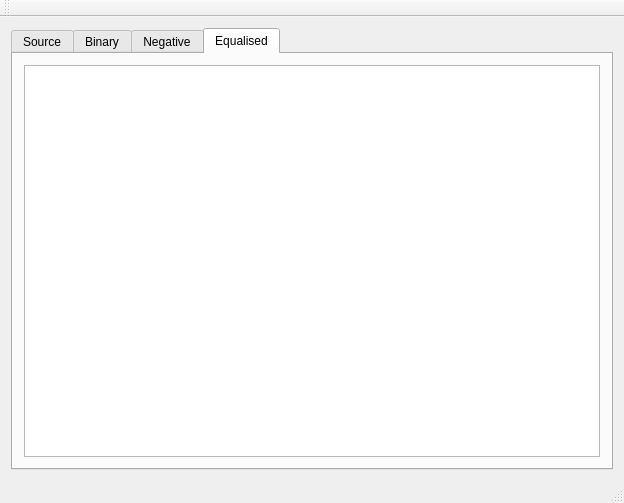
<?xml version="1.0" encoding="UTF-8"?>
<ui version="4.0">
 <class>MainWindow</class>
 <widget class="QMainWindow" name="MainWindow">
  <property name="geometry">
   <rect>
    <x>0</x>
    <y>0</y>
    <width>624</width>
    <height>503</height>
   </rect>
  </property>
  <property name="windowTitle">
   <string>MainWindow</string>
  </property>
  <widget class="QWidget" name="centralWidget">
   <layout class="QHBoxLayout" name="horizontalLayout">
    <item>
     <widget class="QTabWidget" name="tabWidget">
      <property name="currentIndex">
       <number>3</number>
      </property>
      <widget class="QWidget" name="tab">
       <attribute name="title">
        <string>Source</string>
       </attribute>
       <layout class="QHBoxLayout" name="horizontalLayout_2">
        <item>
         <widget class="QGraphicsView" name="sourceImage"/>
        </item>
       </layout>
      </widget>
      <widget class="QWidget" name="tab_2">
       <attribute name="title">
        <string>Binary</string>
       </attribute>
       <layout class="QHBoxLayout" name="horizontalLayout_3">
        <item>
         <widget class="QGraphicsView" name="binaryImage"/>
        </item>
       </layout>
      </widget>
      <widget class="QWidget" name="tab_3">
       <attribute name="title">
        <string>Negative</string>
       </attribute>
       <layout class="QHBoxLayout" name="horizontalLayout_4">
        <item>
         <widget class="QGraphicsView" name="negativeImage"/>
        </item>
       </layout>
      </widget>
      <widget class="QWidget" name="tab_4">
       <attribute name="title">
        <string>Equalised</string>
       </attribute>
       <layout class="QHBoxLayout" name="horizontalLayout_5">
        <item>
         <widget class="QGraphicsView" name="equalisedImage"/>
        </item>
       </layout>
      </widget>
     </widget>
    </item>
   </layout>
  </widget>
  <widget class="QMenuBar" name="menuBar">
   <property name="geometry">
    <rect>
     <x>0</x>
     <y>0</y>
     <width>624</width>
     <height>19</height>
    </rect>
   </property>
  </widget>
  <widget class="QToolBar" name="mainToolBar">
   <attribute name="toolBarArea">
    <enum>TopToolBarArea</enum>
   </attribute>
   <attribute name="toolBarBreak">
    <bool>false</bool>
   </attribute>
  </widget>
  <widget class="QStatusBar" name="statusBar"/>
 </widget>
 <layoutdefault spacing="6" margin="11"/>
 <resources/>
 <connections/>
</ui>
